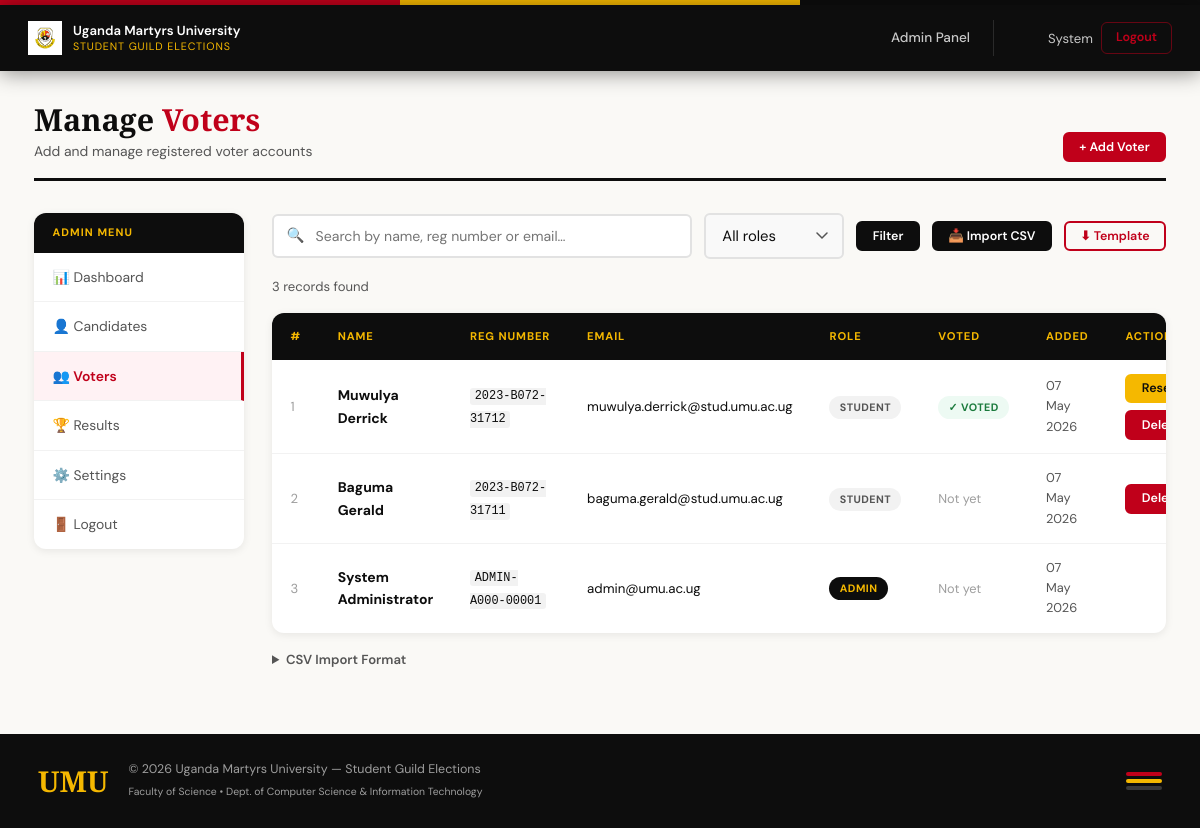
The page /admin/users.php (signed in) on the database its author committed.
### tables this page shows
CREATE TABLE IF NOT EXISTS `users` (
  `id` int UNSIGNED NOT NULL AUTO_INCREMENT,
  `reg_number` varchar(20) NOT NULL,
  `first_name` varchar(60) NOT NULL,
  `second_name` varchar(60) NOT NULL,
  `full_name` varchar(120) NOT NULL,
  `email` varchar(160) NOT NULL,
  `password` varchar(255) NOT NULL,
  `role` enum('student','admin') NOT NULL DEFAULT 'student',
  `is_approved` tinyint(1) NOT NULL DEFAULT '0',
  `has_voted` tinyint(1) NOT NULL DEFAULT '0',
  `photo_path` varchar(255) DEFAULT NULL,
  `created_at` timestamp NOT NULL DEFAULT CURRENT_TIMESTAMP,
  PRIMARY KEY (`id`),
  UNIQUE KEY `reg_number` (`reg_number`),
  UNIQUE KEY `email` (`email`)
);

### config.php (called while the page is built, shortened)
<?php
function db(): PDO {
    static $pdo = null;
    if ($pdo !== null) return $pdo;
    $dsn = 'mysql:host='.DB_HOST.';dbname='.DB_NAME.';charset='.DB_CHARSET;
    try {
        $pdo = new PDO($dsn, DB_USER, DB_PASS, [
            PDO::ATTR_ERRMODE            => PDO::ERRMODE_EXCEPTION,
            PDO::ATTR_DEFAULT_FETCH_MODE => PDO::FETCH_ASSOC,
            PDO::ATTR_EMULATE_PREPARES   => false,
        ]);
    } catch (PDOException $ex) {
        http_response_code(500);
        die('<div style="font-family:monospace;background:#fff0f2;color:#c00;padding:24px;'
          . 'border-left:5px solid #c00;max-width:700px;margin:40px auto">'
          . '<strong>Database connection failed.</strong><br><br>'
          . htmlspecialchars($ex->getMessage())
          . '<br><br>Please edit <strong>config.php</strong> and set the correct '
          . 'DB_HOST, DB_USER, DB_PASS, DB_NAME values.</div>');
    }
    return $pdo;
}
function currentUser(): ?array {
    return [
        'id'          => (int)$_SESSION['user_id'],
        'name'        => (string)($_SESSION['user_name']  ?? ''),
        'email'       => (string)($_SESSION['user_email'] ?? ''),
        'role'        => (string)($_SESSION['role']        ?? 'student'),
        'has_voted'   => (bool)($_SESSION['has_voted']     ?? false),
        'is_approved' => (int)($_SESSION['is_approved'] ?? 0),
        'photo_path'  => (string)($_SESSION['photo_path'] ?? ''),
    ];
}
function e(string $s): string {
    return htmlspecialchars($s, ENT_QUOTES | ENT_SUBSTITUTE, 'UTF-8');
}

### admin/users.php (the view, shortened to what this page needs)
<?php
require_once __DIR__ . '/../config.php';
$search = trim($_GET['q']    ?? '');
$sql    = 'SELECT * FROM users WHERE 1=1';
$params = [];
$sql .= ' ORDER BY created_at DESC';
$stmt = db()->prepare($sql);
$stmt->execute($params);
$users = $stmt->fetchAll();
$isAdminPage = true;
include __DIR__ . '/../includes/header.php';
?>
<div class="page-wrap">
  <div class="page-header">
    <div>
      <h1>Manage <span>Voters</span></h1>
      <div class="page-subtitle">Add and manage registered voter accounts</div>
    </div>
    <button class="btn btn-primary btn-sm" data-modal-open="addVoterModal">+ Add Voter</button>
  </div>
  <div class="admin-layout">
    <aside class="admin-sidebar">
      <nav class="sidebar-nav">
        <div class="sidebar-nav-header">Admin Menu</div>
        <a href="dashboard.php"  class="sidebar-nav-link">📊 Dashboard</a>
        <a href="candidates.php" class="sidebar-nav-link">👤 Candidates</a>
        <a href="users.php"      class="sidebar-nav-link active">👥 Voters</a>
        <a href="results.php"    class="sidebar-nav-link">🏆 Results</a>
        <a href="settings.php"   class="sidebar-nav-link">⚙️ Settings</a>
        <a href="../logout.php"  class="sidebar-nav-link">🚪 Logout</a>
      </nav>
    </aside>
    <div class="admin-main">
      <form method="GET" action="users.php" class="search-bar">
        <div class="search-input-wrap">
          <span class="search-icon">🔍</span>
          <input type="text" name="q" class="search-input"
            placeholder="Search by name, reg number or email…"
            value="<?= e($search) ?>" id="tableSearch" />
        </div>
        <select name="role" class="form-control" style="width:140px;padding:.68rem 1rem">
          <option value="">All roles</option>
        </select>
        <button type="submit" class="btn btn-secondary btn-sm">Filter</button>
        <label for="csvUpload" class="btn btn-secondary btn-sm" style="cursor:pointer"
          title="Import voters from CSV file">
          📥 Import CSV
        </label>
        <button type="button" class="btn btn-outline btn-sm" onclick="downloadCSVTemplate()">
          ⬇ Template
        </button>
      </form>
      <p style="font-size:.82rem;color:var(--grey-600);margin-bottom:1rem">
        <?= count($users) ?> record<?= count($users) !== 1 ? 's' : '' ?> found
      </p>
      <div class="data-table-wrap">
        <table class="data-table">
          <thead>
            <tr>
              <th>#</th>
              <th>Name</th>
              <th>Reg Number</th>
              <th>Email</th>
              <th>Role</th>
              <th>Voted</th>
              <th>Added</th>
              <th>Actions</th>
            </tr>
          </thead>
          <tbody>
            <?php foreach ($users as $i => $u): ?>
            <tr data-search-row>
              <td style="color:var(--grey-400);font-size:.82rem"><?= $i + 1 ?></td>
              <td><strong><?= e($u['full_name']) ?></strong></td>
              <td><code><?= e($u['reg_number']) ?></code></td>
              <td style="font-size:.83rem"><?= e($u['email']) ?></td>
              <td><span class="badge badge-<?= $u['role'] ?>"><?= ucfirst($u['role']) ?></span></td>
              <td>
                <?php if ($u['has_voted']): ?>
                  <span class="badge badge-voted">✓ Voted</span>
                <?php else: ?>
                  <span style="font-size:.8rem;color:var(--grey-400)">Not yet</span>
                <?php endif; ?>
              </td>
              <td style="font-size:.8rem;color:var(--grey-600)"><?= date('d M Y', strtotime($u['created_at'])) ?></td>
              <td>
                <div style="display:flex;gap:.4rem;flex-wrap:wrap">
                  <?php if ($u['has_voted'] && $u['role'] === 'student'): ?>
                  <form method="POST" action="users.php" style="display:inline">
                    <button type="submit" class="btn btn-yellow btn-sm"
                      data-confirm="Reset vote for <?= e($u['full_name']) ?>? This will remove their cast ballot.">
                      Reset Vote
                    </button>
                  </form>
                  <?php endif; ?>
                  <?php if ((int)$u['id'] !== (int)currentUser()['id']): ?>
                  <form method="POST" action="users.php" style="display:inline">
                    <button type="submit" class="btn btn-danger btn-sm"
                      data-confirm="Permanently delete voter <?= e($u['full_name']) ?>?">
                      Delete
                    </button>
                  </form>
                  <?php endif; ?>
                </div>
            </tr>
            <?php endforeach; ?>
          </tbody>
        </table>
      </div>
      <details style="margin-top:1rem;font-size:.82rem;color:var(--grey-600)">
        <summary style="cursor:pointer;font-weight:600">CSV Import Format</summary>
      </details>
    </div>
  </div>
</div>
<?php include __DIR__ . '/../includes/footer.php'; ?>

### includes/header.php (shortened to what this page needs)
<?php
$assetBase = isset($isAdminPage) ? '../assets' : 'assets';
?>
<!DOCTYPE html>
<html lang="en">
<head>
  <link rel="stylesheet" href="<?= $assetBase ?>/style.css" />
</head>
<body>
<div class="top-banner">
  <div class="banner-stripe red"></div>
  <div class="banner-stripe yellow"></div>
  <div class="banner-stripe black"></div>
</div>
<nav class="main-nav">
  <a href="<?= BASE ?>/vote.php" class="nav-brand">
    <div class="nav-logo-mark">
      <img src="<?= $assetBase ?>/logo.jpeg" alt="UMU logo" class="nav-school-badge" />
    </div>
    <div class="nav-brand-text">
      <span class="brand-full">Uganda Martyrs University</span>
      <span class="brand-sub">Student Guild Elections</span>
    </div>
  </a>
  <?php $u = currentUser(); if ($u): ?>
    <?php $scriptName = basename($_SERVER['SCRIPT_NAME'] ?? ''); ?>
    <div class="nav-links">
    <?php if ($u['role'] === 'admin'): ?>
      <a href="<?= BASE ?>/admin/dashboard.php" class="nav-link <?= $scriptName === 'dashboard.php' ? 'active' : '' ?>">
         Admin Panel
      </a>
    <?php endif; ?>
    <div class="nav-user">
      <?php if (!empty($u['photo_path'])): ?>
        <span class="user-avatar" style="background:none;overflow:hidden;width:36px;height:36px">
        </span>
      <?php else: ?>
        <span class="user-avatar"><?= strtoupper(substr($u['name'], 0, 1)) ?></span>
      <?php endif; ?>
      <span class="user-name"><?= e(explode(' ', $u['name'])[0]) ?></span>
    </div>
    <a href="<?= BASE ?>/logout.php" class="btn-logout">Logout</a>
  </div>
  <?php endif; ?>
</nav>

### rows shown on the page
users: first_name "System", full_name "System Administrator", reg_number "ADMIN-A000-00001", email "admin@umu.ac.ug", role "ADMIN", has_voted "Not yet", created_at "07 May 2026"
users: full_name "Muwulya Derrick", reg_number "2023-B072-31712", email "muwulya.derrick@stud.umu.ac.ug", role "STUDENT", has_voted "✓ VOTED", created_at "07 May 2026"
users: full_name "Baguma Gerald", reg_number "2023-B072-31711", email "baguma.gerald@stud.umu.ac.ug", role "STUDENT", has_voted "Not yet", created_at "07 May 2026"

### other values the page prints
count($users) "3"
